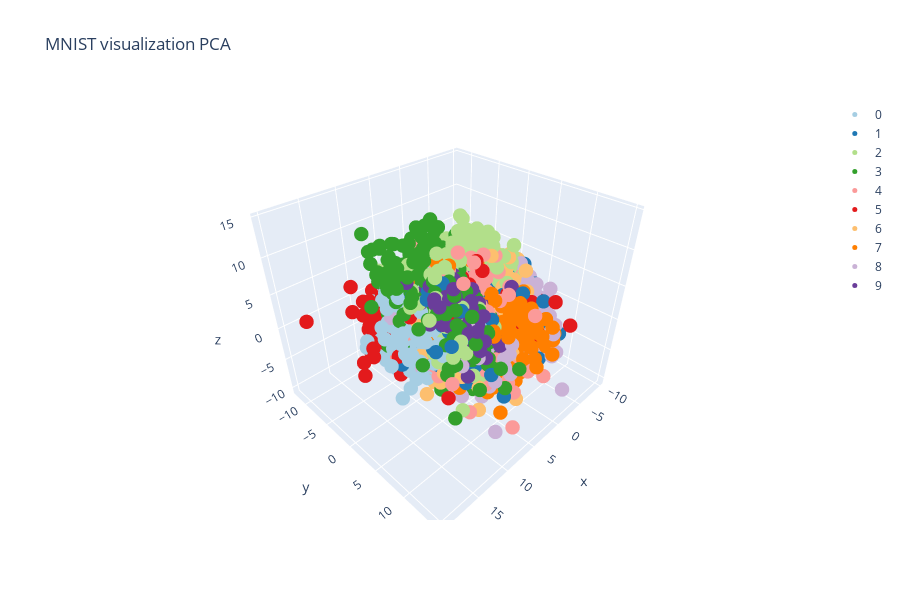

The notebook cell this image was saved under:
### Code cell
### BEGIN Solution
# we can get nessesary picture after dimensionality reduction
a = net.encoder(torch.tensor(x_test_sc, dtype = torch.float32)).detach().numpy()
PCA_N = PCA(n_components = 5)
S_pca_ = PCA_N.fit_transform(a.reshape(x_test_sc.shape[0], 8*64))

digits_3d = pd.DataFrame({
    'x': S_pca_[:, 0], 
    'y': S_pca_[:, 1], 
    'z': S_pca_[:, 2],
    'label': y_test
})

colors = cl.scales['10']['qual']['Paired']
data = []

for i in range(10):
    x = digits_3d[digits_3d['label'].astype('int') == i]['x']
    y = digits_3d[digits_3d['label'].astype('int') == i]['y']
    z = digits_3d[digits_3d['label'].astype('int') == i]['z']
    
    color = colors[i]
    
    trace = {
        'name': str(i),
        'x': x,
        'y': y,
        'z': z,
        'type': 'scatter3d',
        'mode': 'markers',
        'marker': {
            'size': 5,
            'color': color 
        }
    }
    data.append(trace)

layout = go.Layout(
    title='MNIST visualization PCA',
    width=900,
    height=600
)

fig = go.Figure(data=data, layout=layout)

iplot(fig, show_link = False)

### END Solution

### Figure 1 — Plotly figure (JSON) as saved in the notebook; plotly's stock layout.template omitted (floating-point values rounded to 4 significant figures; data arrays with more than 128 entries replaced by an {"elided": "..."} marker saying what was removed)
{"data": [{"marker": {"color": "rgb(166,206,227)", "size": 5}, "mode": "markers", "name": "0", "type": "scatter3d", "x": {"elided": "1000 float values"}, "y": {"elided": "1000 float values"}, "z": {"elided": "1000 float values"}}, {"marker": {"color": "rgb(31,120,180)", "size": 5}, "mode": "markers", "name": "1", "type": "scatter3d", "x": {"elided": "1000 float values"}, "y": {"elided": "1000 float values"}, "z": {"elided": "1000 float values"}}, {"marker": {"color": "rgb(178,223,138)", "size": 5}, "mode": "markers", "name": "2", "type": "scatter3d", "x": {"elided": "1000 float values"}, "y": {"elided": "1000 float values"}, "z": {"elided": "1000 float values"}}, {"marker": {"color": "rgb(51,160,44)", "size": 5}, "mode": "markers", "name": "3", "type": "scatter3d", "x": {"elided": "1000 float values"}, "y": {"elided": "1000 float values"}, "z": {"elided": "1000 float values"}}, {"marker": {"color": "rgb(251,154,153)", "size": 5}, "mode": "markers", "name": "4", "type": "scatter3d", "x": {"elided": "1000 float values"}, "y": {"elided": "1000 float values"}, "z": {"elided": "1000 float values"}}, {"marker": {"color": "rgb(227,26,28)", "size": 5}, "mode": "markers", "name": "5", "type": "scatter3d", "x": {"elided": "1000 float values"}, "y": {"elided": "1000 float values"}, "z": {"elided": "1000 float values"}}, {"marker": {"color": "rgb(253,191,111)", "size": 5}, "mode": "markers", "name": "6", "type": "scatter3d", "x": {"elided": "1000 float values"}, "y": {"elided": "1000 float values"}, "z": {"elided": "1000 float values"}}, {"marker": {"color": "rgb(255,127,0)", "size": 5}, "mode": "markers", "name": "7", "type": "scatter3d", "x": {"elided": "1000 float values"}, "y": {"elided": "1000 float values"}, "z": {"elided": "1000 float values"}}, {"marker": {"color": "rgb(202,178,214)", "size": 5}, "mode": "markers", "name": "8", "type": "scatter3d", "x": {"elided": "1000 float values"}, "y": {"elided": "1000 float values"}, "z": {"elided": "1000 float values"}}, {"marker": {"color": "rgb(106,61,154)", "size": 5}, "mode": "markers", "name": "9", "type": "scatter3d", "x": {"elided": "1000 float values"}, "y": {"elided": "1000 float values"}, "z": {"elided": "1000 float values"}}], "layout": {"height": 600, "title": {"text": "MNIST visualization PCA"}, "width": 900}}
